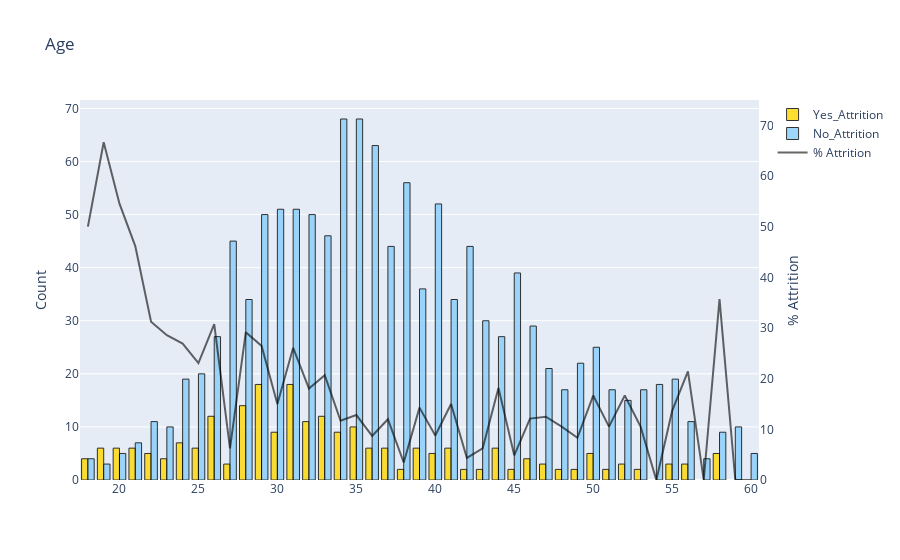

The cell this chart's notebook holds for it:
### Code cell
barplot('Age', False)

### Figure 1 — Plotly figure (JSON) as saved in the notebook; plotly's stock layout.template omitted (floating-point values rounded to 4 significant figures)
{"data": [{"marker": {"color": "gold", "line": {"color": "#000000", "width": 1}}, "name": "Yes_Attrition", "opacity": 0.8, "type": "bar", "x": [29, 31, 28, 26, 33, 32, 35, 30, 34, 24, 25, 36, 44, 21, 20, 41, 19, 39, 37, 22, 58, 40, 50, 18, 23, 46, 27, 55, 52, 56, 47, 38, 49, 45, 51, 43, 53, 42, 48], "y": [18, 18, 14, 12, 12, 11, 10, 9, 9, 7, 6, 6, 6, 6, 6, 6, 6, 6, 6, 5, 5, 5, 5, 4, 4, 4, 3, 3, 3, 3, 3, 2, 2, 2, 2, 2, 2, 2, 2]}, {"marker": {"color": "lightskyblue", "line": {"color": "#000000", "width": 1}}, "name": "No_Attrition", "opacity": 0.8, "type": "bar", "x": [34, 35, 36, 38, 40, 30, 31, 29, 32, 33, 27, 42, 37, 45, 39, 28, 41, 43, 46, 44, 26, 50, 49, 47, 25, 24, 55, 54, 53, 51, 48, 52, 56, 22, 59, 23, 58, 21, 20, 60, 57, 18, 19], "y": [68, 68, 63, 56, 52, 51, 51, 50, 50, 46, 45, 44, 44, 39, 36, 34, 34, 30, 29, 27, 27, 25, 22, 21, 20, 19, 19, 18, 17, 17, 17, 15, 11, 11, 10, 10, 9, 7, 5, 5, 4, 4, 3]}, {"marker": {"color": "black", "line": {"color": "#000000", "width": 0.5}}, "name": "% Attrition", "opacity": 0.6, "type": "scatter", "x": [18, 19, 20, 21, 22, 23, 24, 25, 26, 27, 28, 29, 30, 31, 32, 33, 34, 35, 36, 37, 38, 39, 40, 41, 42, 43, 44, 45, 46, 47, 48, 49, 50, 51, 52, 53, 54, 55, 56, 57, 58, 59, 60], "y": [50, 66.67, 54.55, 46.15, 31.25, 28.57, 26.92, 23.08, 30.77, 6.25, 29.17, 26.47, 15, 26.09, 18.03, 20.69, 11.69, 12.82, 8.696, 12, 3.448, 14.29, 8.772, 15, 4.348, 6.25, 18.18, 4.878, 12.12, 12.5, 10.53, 8.333, 16.67, 10.53, 16.67, 10.53, 0, 13.64, 21.43, 0, 35.71, 0, 0], "yaxis": "y2"}], "layout": {"title": {"text": "Age"}, "yaxis": {"title": {"text": "Count"}}, "yaxis2": {"anchor": "x", "overlaying": "y", "range": [0, 75], "showgrid": false, "side": "right", "title": {"text": "% Attrition"}, "zeroline": false}}}
